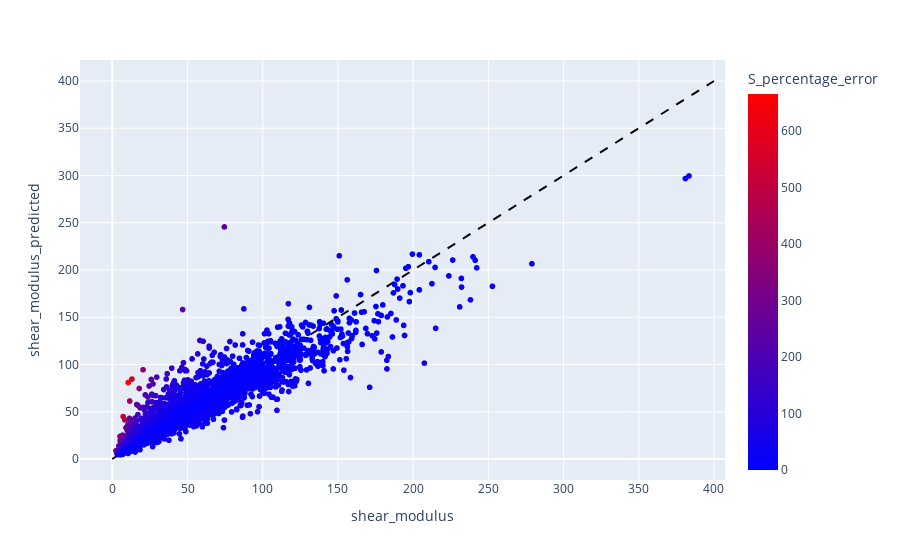

The notebook cell saved with this chart:
### Code cell
df_features["formula"] = df["formula"]

import plotly.express as px
import plotly.graph_objects as go

reference_line = go.Scatter(
    x=[0, 400],
    y=[0, 400],
    line=dict(color="black", dash="dash"),
    mode="lines",
    showlegend=False
)

fig = px.scatter(
    df_features, 
    x="shear_modulus", 
    y="shear_modulus_predicted", 
    hover_name="formula", 
    color="S_percentage_error", 
    color_continuous_scale=px.colors.sequential.Bluered,
)

fig.add_trace(reference_line)
fig.show()

### Figure 1 — Plotly figure (JSON) as saved in the notebook; plotly's stock layout.template omitted (floating-point values rounded to 4 significant figures; data arrays with more than 128 entries replaced by an {"elided": "..."} marker saying what was removed)
{"data": [{"hovertemplate": "<b>%{hovertext}</b><br><br>shear_modulus=%{x}<br>shear_modulus_predicted=%{y}<br>S_percentage_error=%{marker.color}<extra></extra>", "hovertext": {"elided": "2574 str values"}, "legendgroup": "", "marker": {"color": {"elided": "2574 float values"}, "coloraxis": "coloraxis", "symbol": "circle"}, "mode": "markers", "name": "", "showlegend": false, "type": "scattergl", "x": {"elided": "2574 float values"}, "xaxis": "x", "y": {"elided": "2574 float values"}, "yaxis": "y"}, {"line": {"color": "black", "dash": "dash"}, "mode": "lines", "showlegend": false, "type": "scatter", "x": [0, 400], "y": [0, 400]}], "layout": {"coloraxis": {"colorbar": {"title": {"text": "S_percentage_error"}}, "colorscale": [[0, "rgb(0,0,255)"], [1, "rgb(255,0,0)"]]}, "legend": {"tracegroupgap": 0}, "margin": {"t": 60}, "xaxis": {"anchor": "y", "domain": [0, 1], "title": {"text": "shear_modulus"}}, "yaxis": {"anchor": "x", "domain": [0, 1], "title": {"text": "shear_modulus_predicted"}}}}
